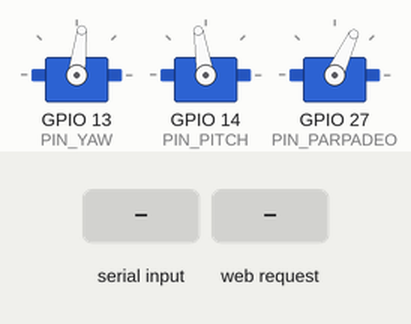
This program was run on a simulated ESP32. Shown: 3 × servo. Inputs (shaded band) come from the test bench. Random numbers use the default seed unless the program sets one; what the program prints to the serial monitor is not drawn.

Above: at 1.2 s.
1.3 s: "y 150\n" received over Serial
2.9 s: HTTP request GET /mover?yaw=1&pitch=1&parpado=1 received
At 3.5 s:
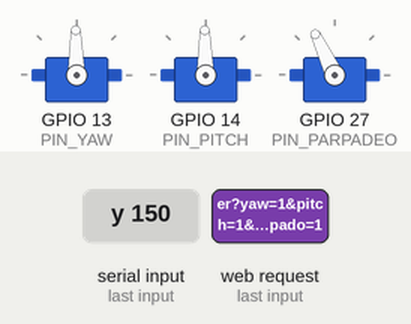
4.5 s: HTTP request GET /parpadear?yaw=1&pitch=1&parpado=1 received
At 5.8 s:
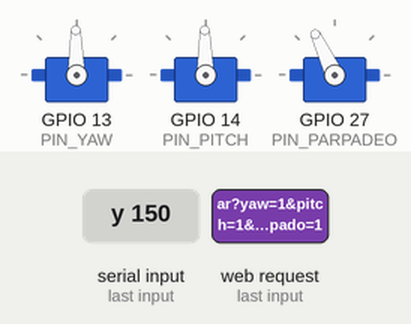
6.1 s: HTTP request GET /mover?yaw=120&pitch=120&parpado=120 received
At 7.4 s:
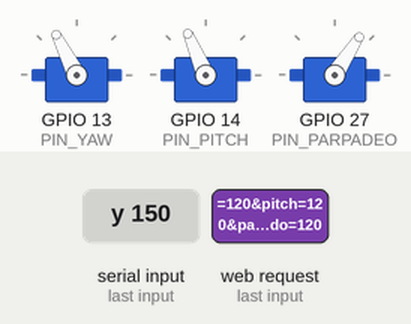
7.7 s: "y 1\n" received over Serial
At 8.5 s:
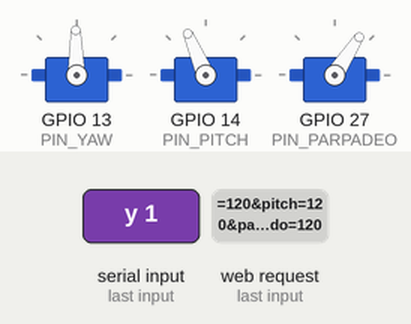
9.3 s: "b\n" received over Serial
At 10.9 s:
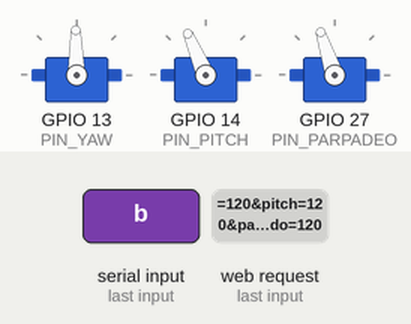
Timing chart, 0 to 11.9 s (numbered marks = the images above; inputs shaded):
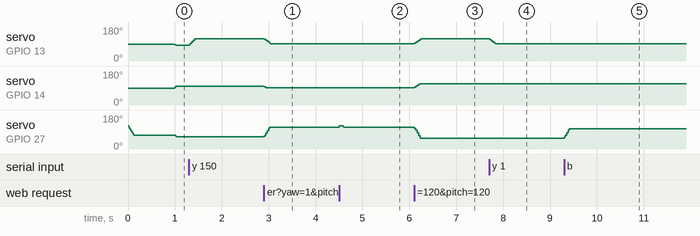

The program:

main.cpp
```cpp
// Ojo animatrónico Ø150 — control de 3 servos (yaw, pitch, parpadeo) en un ESP32.
// Modo automático: mirada con sacadas aleatorias, parpadeo natural y párpado que sigue la mirada vertical.
// Modo manual: página web en http://192.168.4.1 (WiFi "OjoAnimatronico") o comandos por la consola serie.
#include <Arduino.h>
#include <WiFi.h>
#include <WebServer.h>
#include <ESP32Servo.h>
#include "config.h"
#include "parpadeo_tabla.h"
#include "pagina.h"

// ------------------------------------------------------------------ servos
struct Eje {
  Servo servo;
  const CalServo* cal;
  float actual = 0, objetivo = 0;   // grados del movimiento del ojo
  float vel = 250;                  // °/s máximos
  bool crudo = false;               // calibración: se manda us_crudo tal cual
  float us_crudo = 1500;
};
Eje yaw, pitch, parpado;

static float limitar(float v, float lo, float hi) { return v < lo ? lo : (v > hi ? hi : v); }

// apertura del párpado (0 cerrado … PARPADO_MAX_DEG) → giro del servo según el cuadrilátero real (tabla)
static float giroParpadeo(float apertura) {
  apertura = limitar(apertura, 0, PARPADO_MAX_DEG);
  int i = (int)apertura;
  if (i >= PARPADO_MAX_DEG) return SERVO_PARPADEO_GIRO[PARPADO_MAX_DEG];
  float f = apertura - i;
  return SERVO_PARPADEO_GIRO[i] * (1 - f) + SERVO_PARPADEO_GIRO[i + 1] * f;
}

static float aMicros(const Eje& e, float grados_servo) {
  float us = e.cal->us_centro + e.cal->sentido * grados_servo * e.cal->us_por_grado;
  return limitar(us, US_MIN, US_MAX);
}

static void escribir(Eje& e, float grados_servo) {
  e.servo.writeMicroseconds((int)(e.crudo ? limitar(e.us_crudo, US_MIN, US_MAX) : aMicros(e, grados_servo)));
}

static void mover(Eje& e, float dt) {
  float paso = e.vel * dt, d = e.objetivo - e.actual;
  e.actual += limitar(d, -paso, paso);
}

// ------------------------------------------------------------------ comportamiento
bool automatico = true;
float apertura_base = APERTURA_REPOSO;     // párpado "despierto" (sin contar parpadeos)
enum class Parpadeo { NO, CERRANDO, CERRADO, ABRIENDO } fase = Parpadeo::NO;
uint32_t t_fase = 0, t_prox_parpadeo = 0, t_prox_sacada = 0;

static void parpadear() {
  if (fase == Parpadeo::NO) { fase = Parpadeo::CERRANDO; t_fase = millis(); }
}

static void fijarMirada(float y, float p) {
  yaw.objetivo = limitar(y, -YAW_MAX, YAW_MAX);
  pitch.objetivo = limitar(p, -PITCH_MAX, PITCH_MAX);
}

static void actualizarParpado() {
  // el párpado acompaña a la mirada vertical: mirar arriba abre más, mirar abajo cierra un poco
  float abierto = limitar(apertura_base + SEGUIMIENTO_PARPADO * pitch.actual, 8, PARPADO_MAX_DEG);
  uint32_t t = millis() - t_fase;
  switch (fase) {
    case Parpadeo::NO:       parpado.vel = 400; parpado.objetivo = abierto; break;
    case Parpadeo::CERRANDO: parpado.vel = 700; parpado.objetivo = 0;
                             if (parpado.actual <= 0.5f || t > 250) { fase = Parpadeo::CERRADO; t_fase = millis(); } break;
    case Parpadeo::CERRADO:  if (t > 60) { fase = Parpadeo::ABRIENDO; t_fase = millis(); } break;
    case Parpadeo::ABRIENDO: parpado.vel = 450; parpado.objetivo = abierto;
                             if (fabsf(parpado.actual - abierto) < 0.5f || t > 300) fase = Parpadeo::NO; break;
  }
}

static void autonomo() {
  uint32_t ahora = millis();
  if (ahora >= t_prox_sacada) {
    // sacada: casi siempre cerca del centro, a veces a los extremos
    float r = random(0, 100) < 75 ? 0.45f : 1.0f;
    fijarMirada(random(-100, 101) / 100.0f * YAW_MAX * r, random(-100, 101) / 100.0f * PITCH_MAX * r);
    yaw.vel = pitch.vel = 300;
    t_prox_sacada = ahora + random(SACADA_MIN_MS, SACADA_MAX_MS);
    if (random(0, 100) < 20) parpadear();      // a veces se parpadea al mover la mirada
  }
  if (ahora >= t_prox_parpadeo) {
    parpadear();
    t_prox_parpadeo = ahora + random(PARPADEO_MIN_MS, PARPADEO_MAX_MS);
  }
}

// ------------------------------------------------------------------ web
WebServer web(80);

static String estado() {
  char b[200];
  snprintf(b, sizeof b, "{\"yaw\":%.1f,\"pitch\":%.1f,\"parpado\":%.1f,\"auto\":%s}", yaw.objetivo, pitch.objetivo,
           apertura_base, automatico ? "true" : "false");
  return String(b);
}

static void rutasWeb() {
  web.on("/", [] { web.send_P(200, "text/html; charset=utf-8", PAGINA); });
  web.on("/estado", [] { web.send(200, "application/json", estado()); });
  web.on("/mover", [] {
    automatico = false;
    if (web.hasArg("yaw") || web.hasArg("pitch"))
      fijarMirada(web.hasArg("yaw") ? web.arg("yaw").toFloat() : yaw.objetivo,
                  web.hasArg("pitch") ? web.arg("pitch").toFloat() : pitch.objetivo);
    if (web.hasArg("parpado")) apertura_base = limitar(web.arg("parpado").toFloat(), 0, PARPADO_MAX_DEG);
    yaw.vel = pitch.vel = 200;
    web.send(200, "application/json", estado());
  });
  web.on("/auto", [] {
    automatico = web.arg("on") == "1";
    if (automatico) apertura_base = APERTURA_REPOSO;
    web.send(200, "application/json", estado());
  });
  web.on("/parpadear", [] { parpadear(); web.send(200, "application/json", estado()); });
}

// ------------------------------------------------------------------ consola serie (calibración)
static Eje* ejePorNombre(const String& n) {
  if (n == "yaw") return &yaw;
  if (n == "pitch") return &pitch;
  if (n == "parpadeo") return &parpado;
  return nullptr;
}

static void consola() {
  if (!Serial.available()) return;
  String l = Serial.readStringUntil('\n'); l.trim();
  int sp = l.indexOf(' ');
  String c = sp < 0 ? l : l.substring(0, sp), a = sp < 0 ? "" : l.substring(sp + 1);
  if (c == "y" || c == "p") {
    automatico = false; yaw.crudo = pitch.crudo = false;
    fijarMirada(c == "y" ? a.toFloat() : yaw.objetivo, c == "p" ? a.toFloat() : pitch.objetivo);
  } else if (c == "b") {
    automatico = false; parpado.crudo = false; apertura_base = limitar(a.toFloat(), 0, PARPADO_MAX_DEG);
  } else if (c == "us") {                       // us <yaw|pitch|parpadeo> <µs> : pulso crudo para calibrar
    int s2 = a.indexOf(' ');
    Eje* e = ejePorNombre(a.substring(0, s2));
    if (e && s2 > 0) { automatico = false; e->crudo = true; e->us_crudo = a.substring(s2 + 1).toFloat(); }
  } else if (c == "auto") {
    automatico = a.toInt() != 0; yaw.crudo = pitch.crudo = parpado.crudo = false;
  } else if (c == "parpadea") {
    parpadear();
  } else if (c == "estado") {
    Serial.println(estado());
  } else {
    Serial.println(F("comandos: y <±30>  p <±25>  b <0..60 apertura>  parpadea  auto <0|1>  estado\n"
                     "          us <yaw|pitch|parpadeo> <500..2500>  (pulso crudo para calibrar, ver docs/MONTAJE.md)"));
    return;
  }
  Serial.println(estado());
}

// ------------------------------------------------------------------ arranque y bucle
void setup() {
  Serial.begin(115200);
  ESP32PWM::allocateTimer(0);
  const int pines[3] = {PIN_YAW, PIN_PITCH, PIN_PARPADEO};
  Eje* ejes[3] = {&yaw, &pitch, &parpado};
  const CalServo* cal[3] = {&CAL_YAW, &CAL_PITCH, &CAL_PARPADEO};
  for (int i = 0; i < 3; i++) {
    ejes[i]->cal = cal[i];
    ejes[i]->servo.setPeriodHertz(50);
    ejes[i]->servo.attach(pines[i], (int)US_MIN, (int)US_MAX);
  }
  // arranque: mirada al frente y párpados cerrados (la posición de montaje)
  escribir(yaw, 0); escribir(pitch, 0); escribir(parpado, giroParpadeo(0));
  randomSeed(esp_random());
  WiFi.mode(WIFI_AP);
  WiFi.softAP(WIFI_SSID, WIFI_CLAVE);
  rutasWeb();
  web.begin();
  Serial.printf("Ojo listo. WiFi \"%s\" → http://%s   (escribe \"ayuda\")\n", WIFI_SSID, WiFi.softAPIP().toString().c_str());
  t_prox_parpadeo = millis() + 1500;
  t_prox_sacada = millis() + 1000;
}

void loop() {
  static uint32_t t_ant = millis();
  web.handleClient();
  consola();
  uint32_t ahora = millis();
  if (ahora - t_ant < 10) return;               // 100 Hz
  float dt = (ahora - t_ant) / 1000.0f; t_ant = ahora;
  if (automatico) autonomo();
  actualizarParpado();
  mover(yaw, dt); mover(pitch, dt); mover(parpado, dt);
  escribir(yaw, yaw.actual);
  escribir(pitch, pitch.actual);
  escribir(parpado, giroParpadeo(parpado.actual));
}
```

pagina.h
```cpp
// Página de control servida por el ESP32 (sin dependencias externas: funciona sin Internet).
#pragma once
#include <pgmspace.h>

const char PAGINA[] PROGMEM = R"HTML(<!doctype html>
<html lang="es"><head><meta charset="utf-8"><meta name="viewport" content="width=device-width,initial-scale=1">
<title>Ojo animatrónico</title>
<style>
 body{font-family:system-ui,sans-serif;max-width:480px;margin:0 auto;padding:16px;background:#111;color:#eee}
 h1{font-size:1.3em} label{display:block;margin-top:18px} input[type=range]{width:100%}
 button{margin:16px 8px 0 0;padding:12px 18px;font-size:1em;border:0;border-radius:8px;background:#2d6cdf;color:#fff}
 #pad{margin-top:18px;width:100%;aspect-ratio:1.2;background:#222;border-radius:12px;position:relative;touch-action:none}
 #punto{position:absolute;width:22px;height:22px;border-radius:50%;background:#2d6cdf;transform:translate(-50%,-50%)}
 small{color:#999}
</style></head><body>
<h1>Ojo animatrónico Ø150</h1>
<small>Arrastra en el recuadro para mirar. Yaw ±30°, pitch ±25°.</small>
<div id="pad"><div id="punto"></div></div>
<label>Párpado: <span id="vp"></span>°<input id="parpado" type="range" min="0" max="60" step="1"></label>
<button onclick="api('/parpadear')">Parpadear</button>
<button id="bauto" onclick="api('/auto?on='+(auto?0:1))"></button>
<script>
let auto=true, ult=0;
const pad=document.getElementById('pad'), punto=document.getElementById('punto'), par=document.getElementById('parpado');
function pinta(e){auto=e.auto;document.getElementById('bauto').textContent=auto?'Pasar a manual':'Modo automático';
 punto.style.left=(50+e.yaw/30*50)+'%';punto.style.top=(50-e.pitch/25*50)+'%';par.value=e.parpado;
 document.getElementById('vp').textContent=Math.round(e.parpado);}
function api(u){fetch(u).then(r=>r.json()).then(pinta);}
function mueve(ev){const r=pad.getBoundingClientRect();
 const x=Math.max(-1,Math.min(1,((ev.clientX-r.left)/r.width)*2-1)), y=Math.max(-1,Math.min(1,1-((ev.clientY-r.top)/r.height)*2));
 const t=Date.now(); if(t-ult<60)return; ult=t; api('/mover?yaw='+(x*30).toFixed(1)+'&pitch='+(y*25).toFixed(1));}
pad.addEventListener('pointerdown',e=>{pad.setPointerCapture(e.pointerId);mueve(e);});
pad.addEventListener('pointermove',e=>{if(e.buttons)mueve(e);});
par.addEventListener('input',()=>api('/mover?parpado='+par.value));
api('/estado'); setInterval(()=>{if(auto)api('/estado');},1500);
</script></body></html>)HTML";
```

parpadeo_tabla.h
```cpp
// GENERADO por herramientas/tabla_parpadeo.py — no editar a mano.
// Giro del servo de parpadeo (grados, respecto a la posición de párpados cerrados) para una apertura
// del párpado superior de 0..60° (índice = grados). Párpado inferior real a 60°: 59.83°.
#pragma once
constexpr int PARPADO_MAX_DEG = 60;
constexpr float SERVO_PARPADEO_GIRO[61] = {
  -0.000f, 1.139f, 2.271f, 3.398f, 4.521f, 5.641f, 6.758f, 7.872f,
  8.985f, 10.097f, 11.209f, 12.320f, 13.433f, 14.546f, 15.661f, 16.778f,
  17.897f, 19.019f, 20.143f, 21.272f, 22.403f, 23.539f, 24.679f, 25.824f,
  26.973f, 28.128f, 29.288f, 30.454f, 31.626f, 32.803f, 33.987f, 35.178f,
  36.375f, 37.579f, 38.791f, 40.009f, 41.236f, 42.469f, 43.711f, 44.960f,
  46.217f, 47.483f, 48.757f, 50.039f, 51.330f, 52.629f, 53.936f, 55.253f,
  56.578f, 57.911f, 59.254f, 60.605f, 61.964f, 63.333f, 64.709f, 66.094f,
  67.488f, 68.889f, 70.299f, 71.716f, 73.141f,
};
```

config.h
```cpp
// Configuración del ojo. Los LÍMITES salen de parametros/ojo.json ("movimiento") y están comprobados sin choques
// en herramientas/verificar.py: no los amplíes sin volver a verificar.
#pragma once

// ---- pines (ESP32 DevKitC; cualquier GPIO con salida PWM sirve) ----
constexpr int PIN_YAW = 13;        // servo dentro de la cuna: giro izquierda/derecha
constexpr int PIN_PITCH = 14;      // servo en la horquilla derecha: arriba/abajo
constexpr int PIN_PARPADEO = 27;   // servo trasero: balancín y bielas de los dos párpados

// ---- límites mecánicos (grados del movimiento del ojo, no del servo) ----
constexpr float YAW_MAX = 30.0f;     // ±
constexpr float PITCH_MAX = 25.0f;   // ±
// párpado: 0 = cerrado … PARPADO_MAX_DEG (60) = abierto del todo (ver parpadeo_tabla.h)

// ---- calibración de cada servo (ajustar con la consola serie, ver docs/MONTAJE.md) ----
struct CalServo {
  float us_centro;     // µs con el ojo al frente (yaw/pitch) o con los PÁRPADOS CERRADOS (parpadeo)
  float us_por_grado;  // MG90S ≈ 10 µs/° (500–2500 µs ≈ 0–200°); medir con un transportador si se quiere fino
  int sentido;         // +1 / -1 según cómo quede montado
};
// El parpadeo recorre 73,1° de servo. Se monta con los párpados cerrados a +36° del centro del servo, para que
// el recorrido quede centrado (1500 + 36,5·10 ≈ 1865 µs cerrado → ≈ 1135 µs abierto).
constexpr CalServo CAL_YAW = {1500.0f, 10.0f, +1};
constexpr CalServo CAL_PITCH = {1500.0f, 10.0f, +1};
constexpr CalServo CAL_PARPADEO = {1865.0f, 10.0f, -1};
constexpr float US_MIN = 500.0f, US_MAX = 2500.0f;   // nunca se manda nada fuera

// ---- comportamiento autónomo ----
constexpr float APERTURA_REPOSO = 48.0f;        // párpado "despierto" (grados)
constexpr float SEGUIMIENTO_PARPADO = 0.6f;     // el párpado acompaña a la mirada vertical (como un ojo real)
constexpr uint32_t PARPADEO_MIN_MS = 2000, PARPADEO_MAX_MS = 6000;
constexpr uint32_t SACADA_MIN_MS = 700, SACADA_MAX_MS = 3500;

// ---- WiFi (punto de acceso propio; página de control en http://192.168.4.1) ----
constexpr const char* WIFI_SSID = "OjoAnimatronico";
constexpr const char* WIFI_CLAVE = "cambia-esta-clave";   // mínimo 8 caracteres
```

Measured:
- after the input at 2.9 s, servo on GPIO 13 (PIN_YAW): 117° → 91° at once; servo on GPIO 14 (PIN_PITCH): 99° → 91° at once; servo on GPIO 27 (PIN_PARPADEO): 65° → 115° at once
- after the input at 4.5 s, servo on GPIO 27 (PIN_PARPADEO): 115° → 123° at once, → 115° 0.09 s later
- after the input at 6.1 s, servo on GPIO 13 (PIN_YAW): 91° → 117° at once; servo on GPIO 14 (PIN_PITCH): 91° → 113° at once; servo on GPIO 27 (PIN_PARPADEO): 115° → 57° at once
- after the input at 7.7 s, servo on GPIO 13 (PIN_YAW): 117° → 91° at once
- after the input at 9.3 s, servo on GPIO 27 (PIN_PARPADEO): 57° → 108° at once
